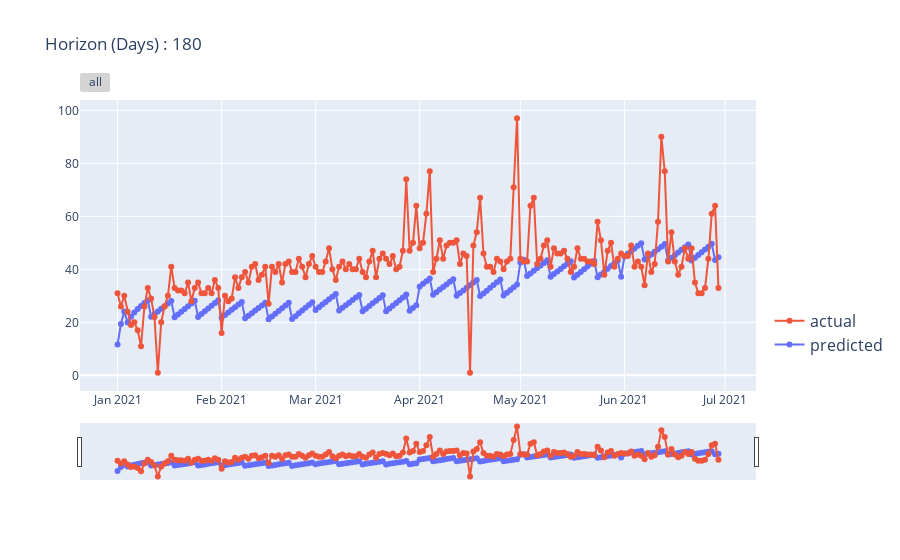

The notebook cell this image was saved under:
### Markdown cell above
#### Evaluation of Horizan is 6 Month

### Code cell
# Predicting AQI values for 30 days horizon
Horizan = 30*6

# Fitting XGBoost model and predicting AQI values for the given horizon
predicted = arima.predict(Horizan)

# Evaluating the prediction performance of the XGBoost model 
print(Evaluation_matrics(testing_sc[0:Horizan],predicted,train_series))

# Creating visualization of predicted and actual AQI values
fig = go.Figure()

# Adding a trace for predicted AQI values
fig.add_trace(  go.Scatter(
                            x=predicted.pd_series().index, # x axis values set to index of predicted series
                            y=predicted.pd_series().values, # y axis values set to values of predicted series
                            name='predicted'))

# Adding a trace for actual AQI values
fig.add_trace(  go.Scatter(
                            x=testing_sc[0:Horizan].pd_series().index, # x axis values set to index of actual series
                            y=testing_sc[0:Horizan].pd_series().values, # y axis values set to values of actual series
                            name='actual'))

# Updating the layout of the visualization
fig.update_traces(hoverinfo='text+name', mode='lines+markers') # Adding hover info to show text and name of each trace
fig.update_layout(legend=dict(y=0.1, traceorder='reversed', font_size=16)) # Updating the legend of the visualization
fig.update_layout(title="Horizon (Days) : "+ str(Horizan)) # Updating the title of the visualization

# Updating the x-axis of the visualization to have rangeslider and rangeselector
fig.update_xaxes(
                rangeslider_visible=True,
                rangeselector=dict(
                buttons=list([dict(step="all")])
                ))

# Showing the final visualization
fig.show()

### Figure 1 — Plotly figure (JSON) as saved in the notebook; plotly's stock layout.template omitted (floating-point values rounded to 4 significant figures; data arrays with more than 128 entries replaced by an {"elided": "..."} marker saying what was removed)
{"data": [{"hoverinfo": "text+name", "mode": "lines+markers", "name": "predicted", "type": "scatter", "x": {"elided": "180 str values"}, "y": {"elided": "180 float values"}}, {"hoverinfo": "text+name", "mode": "lines+markers", "name": "actual", "type": "scatter", "x": {"elided": "180 str values"}, "y": {"elided": "180 int values"}}], "layout": {"legend": {"font": {"size": 16}, "traceorder": "reversed", "y": 0.1}, "title": {"text": "Horizon (Days) : 180"}, "xaxis": {"rangeselector": {"buttons": [{"step": "all"}]}, "rangeslider": {"visible": true}}}}
